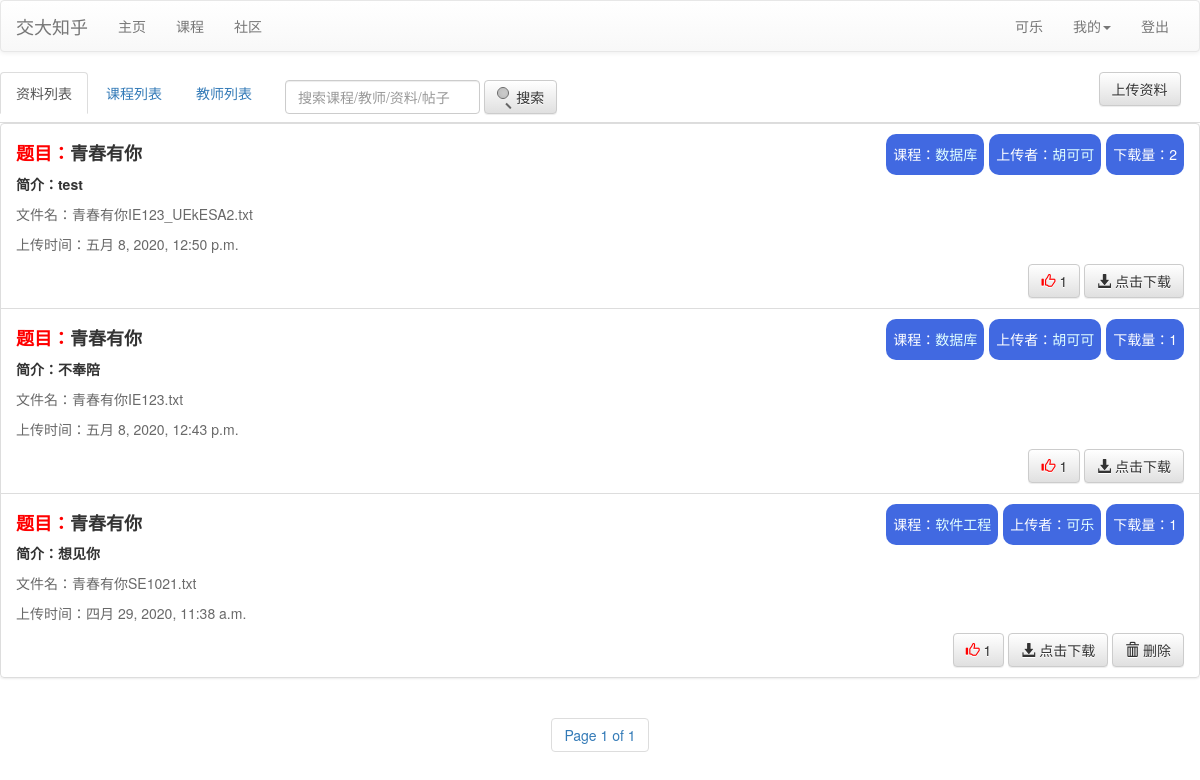
/course/ (signed in), run on the app's committed database.
### project/course/models.py (models this page shows, shortened)
class File(models.Model):
    title = models.CharField(max_length=128)
    course = models.ForeignKey(Course, on_delete=models.CASCADE)
    user = models.ForeignKey(User, on_delete=models.CASCADE)
    introduction = models.CharField(max_length=256, null=True)
    likes = models.IntegerField(default=0)
    like_users = models.ManyToManyField(User, verbose_name='用户', related_name='like_users_file')
    downloads = models.IntegerField(default=0)
    create_time = models.DateTimeField('上传时间', auto_now_add=True)
    file = models.FileField(upload_to=file_directory_path)
    class Meta:
        ordering = ["-create_time"]
        verbose_name = "文件"
        verbose_name_plural = "文件"

class Course(models.Model):
    cno = models.CharField(max_length=128, unique=True, primary_key=True)  # 课号
    name = models.CharField(max_length=128)  # 课程名
    credit = models.IntegerField(default=0)  # 学分
    outline = models.CharField(max_length=2048, default='略')  # 授课大纲
    references = models.CharField(max_length=1024, default='略')  # 教材与参考资料
    mean_score = models.FloatField(default=0)  # 平均分
    fail_rate = models.FloatField(default=0)  # 挂科率
    class Meta:
        ordering = ["-cno"]
        verbose_name = "课程"
        verbose_name_plural = "课程"

### project/login/models.py (models this page shows, shortened)
class User(models.Model):
    gender = (
        ('male', "男"),
        ('female', "女"),
    )
    school = (
        ('chuan_jian', "船舶海洋与建筑工程学院"),
        ('ji_dong', "机械动力与工程学院"),
        ('dian_yuan', "电子信息与电气工程学院"),
        ('cai_liao', "材料科学与工程学院"),
        ('shu_xue', "数学科学学院"),
        ('wu_li', "物理与天文学院"),
        ('hua_xue', "化学化工学院"),
        ('sheng_ming', "生命科学技术学院"),
        ('sheng_yi_gong', "生物医学工程学院"),
        ('an_tai', "安泰经济与管理学院"),
        ('qi_ta', "其它"),  # 暂时写到这儿
    )
    sno = models.CharField(max_length=128, unique=True, primary_key=True)  # 学号
    name = models.CharField(max_length=128)  # 名字
    nickname = models.CharField(max_length=128, default='--')  # 昵称
    password = models.CharField(max_length=256)  # 密码
    email = models.EmailField(unique=True)  # 邮箱
    sex = models.CharField(max_length=32, choices=gender)  # 性别（选择）
    institute = models.CharField(max_length=256, choices=school)  # 学院（选择）
    major = models.CharField(max_length=256, default='--')  # 专业（暂时为填写）
    c_time = models.DateTimeField(auto_now_add=True)  # 注册时间
    photo = models.ImageField(upload_to=user_directory_path, blank=True, null=True, default='default.jpg')  # 照片
    follow = models.ManyToManyField('self', related_name='follow_people', null=True, blank=True, verbose_name='关注')
    fans = models.IntegerField(default=0)
    photo_clipped = ImageSpecField(  # 注意：ImageSpecField 不会生成数据库表的字段
        source='photo',
        processors=[ResizeToFill(175, 250)],  # 处理成一寸照片的大小
        format='JPEG',  # 处理后的图片格式
        options={'quality': 95}  # 处理后的图片质量
    )
    class Meta:
        ordering = ["-c_time"]
        verbose_name = "用户"
        verbose_name_plural = "用户"

### project/course/views.py (the view)
# urls.py: path('', views.index),
def index(request):
    if not request.session.get('is_login', None):
        return redirect("/login/login/")
    user = User.objects.get(sno=request.session['user_sno'])
    course_list = Course.objects.order_by('cno')
    teacher_list = Teacher.objects.order_by("tno")
    file_set = File.objects.order_by("-create_time")
    pag_file = Paginator(file_set, 8)
    if request.method == "GET":
        page = request.GET.get('page')
        try:
            file_list = pag_file.page(page)
        except PageNotAnInteger:
            file_list = pag_file.page(1)
        except InvalidPage:
            return HttpResponse('找不到页面的内容')
        except EmptyPage:
            file_list = pag_file.page(pag_file.num_pages)
    else:
        file_list = pag_file.page(1)
    ctx = {'user': user, 'course_list': course_list, 'teacher_list': teacher_list, 'file_list': file_list}
    return render(request, 'index.html', ctx)

### project/course/templates/index.html (shortened to what this page needs)
<html>
<head>
  <link rel="stylesheet" href="https://cdn.jsdelivr.net/npm/bootstrap@3.3.7/dist/css/bootstrap.min.css">
  <link rel="stylesheet" href="https://cdn.jsdelivr.net/npm/bootstrap@3.3.7/dist/css/bootstrap-theme.min.css">
</head>
<body>
  <nav class="navbar navbar-default">
    <div class="container-fluid">
      <div class="navbar-header">
        <a class="navbar-brand" href="#">交大知乎</a>
      </div>
      <div class="collapse navbar-collapse" id="bs-example-navbar-collapse-1">
        <ul class="nav navbar-nav">
          <li class=""><a href="/login/index/">主页<span class="sr-only">(current)</span></a></li>
          <li><a href="/course/">课程</a></li>
          <li><a href="/bbs/">社区</a></li>
        </ul>
        <ul class="nav navbar-nav navbar-right">
          <li><a href="/about/">{{ request.session.user_name }}</a></li>
          <li class="dropdown">
            <a href="#" class="dropdown-toggle" data-toggle="dropdown" role="button" aria-haspopup="true" aria-expanded="false">我的<span class="caret"></span></a>
          </li>
          <li><a href="/login/logout/">登出</a></li>
        </ul>
      </div>
    </div>
  </nav>
  <ul class="nav nav-tabs" role="tablist">
    <li role="presentation" class="active"><a href="#file" role="tab" data-toggle="tab">资料列表</a></li>
    <li role="presentation"><a href="#course" role="tab" data-toggle="tab">课程列表</a></li>
    <li role="presentation"><a href="#teacher" role="tab" data-toggle="tab">教师列表</a></li>
    <form class="navbar-form navbar-left" method='get' action="/search/">
      <div class="form-group">
        <input type="text" class="form-control" placeholder="搜索课程/教师/资料/帖子" name='q'>
      </div>
      <button type="submit" class="btn btn-default">
        &nbsp&nbsp&nbsp&nbsp&nbsp搜索
      </button>
    </form>
    <div class="text-right">
      <a href="/course/upload/">
        <button type="button" class="btn btn-default">
          上传资料
        </button>
      </a>
    </div>
  </ul>
  <div class="tab-content">
    <div class="tab-pane active" id="file" role="tabpanel">
      {% if file_list %}
      <ul class="list-group">
        {% for file in file_list %}
        <li class="list-group-item">
          <span class="badge" style="background-color:#4169E1">
            <h5>下载量：{{ file.downloads }}</h5>
          </span>
          <span class="badge" style="background-color:#4169E1">
            <h5>上传者：<a href="/info/{{ file.user.sno }}" style="color:#E0FFFF">{{ file.user.name }}</a></h5>
          </span>
          <span class="badge" style="background-color:#4169E1">
            <h5>课程：<a href="/course/course/{{ file.course.cno }}/" style="color:#E0FFFF">{{ file.course.name }}</a></h5>
          </span>
          <h4><b><span style="color:red">题目：</span>{{ file.title }}</b></h4>
          <p><b>简介：{{ file.introduction }}</b></p>
          <p style="color:#696969">文件名：{{ file.file }}</p>
          <p style="color:#696969">上传时间：{{ file.create_time }}</p>
          <div class="text-right">
            {% if user not in file.like_users.all %}
            <form action="/course/like_file/{{ file.id }}" method="post" style="display: inline;;">
              {% csrf_token %}
              <button type="submit" class="btn btn-default">
                <span class="glyphicon glyphicon-thumbs-up" aria-hidden="true"></span>
                {{file.likes}}
              </button>
            </form>
            {% else %}
            <button type="submit" class="btn btn-default">
              <span class="glyphicon glyphicon-thumbs-up" aria-hidden="true" style="color:red"></span>
              {{file.likes}}
            </button>
            {% endif %}
            <a href="/course/download/{{ file.id }}">
              <button type="submit" formaction="/course/download/{{ file.id }}" class="btn btn-default">
                <span class="glyphicon glyphicon-download-alt" aria-hidden="true"></span>
                点击下载
              </button>
            </a>
            {% ifequal file.user user %}
            <a href="/course/delete_file/{{ file.id }}">
              <button type="submit" formaction="/course/delete_file/{{ file.id }}" class="btn btn-default">
                <span class="glyphicon glyphicon-trash" aria-hidden="true"></span>
                删除
              </button>
            </a>
            {% endifequal %}
          </div>
        </li>
        {% endfor %}
      </ul>
      {% else %}
      <p>No files are available.</p>
      {% endif %}
      <div id="pages" class="text-center">
        <nav>
          <ul class="pagination">
            <li class="step-links">
              <span class="current">
                Page {{ file_list.number }} of {{ file_list.paginator.num_pages }}</span>
            </li>
          </ul>
        </nav>
      </div>
    </div>
  </div>
</body>
</html>

### data on the page
File: downloads "2", user.name "胡可可", course.name "数据库", title "青春有你", introduction "test", file "青春有你IE123_UEkESA2.txt", create_time "五月 8, 2020, 12:50 p.m.", likes "1"
File: downloads "1", user.name "胡可可", course.name "数据库", title "青春有你", introduction "不奉陪", file "青春有你IE123.txt", create_time "五月 8, 2020, 12:43 p.m.", likes "1"
File: downloads "1", user.name "可乐", course.name "软件工程", title "青春有你", introduction "想见你", file "青春有你SE1021.txt", create_time "四月 29, 2020, 11:38 a.m.", likes "1"

### other printed values
{{ request.session.user_name }} "可乐"
{{ file_list.number }} "1"
{{ file_list.paginator.num_pages }} "1"
